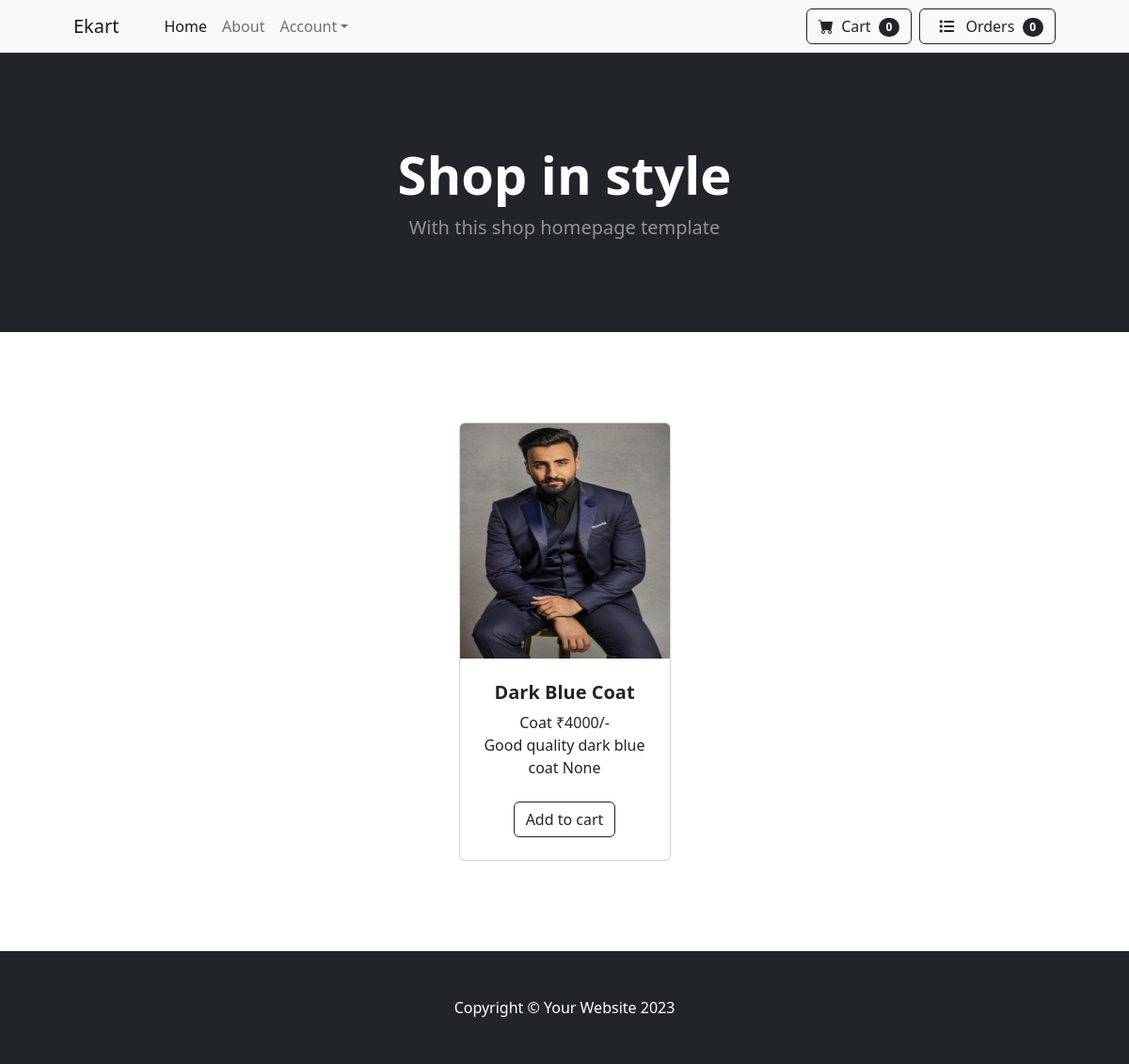
/detail/1, run on the app's committed database.
### admin_app/models.py (models this page shows, shortened)
class Products(models.Model):
    product_name = models.CharField(max_length=100)
    price = models.PositiveIntegerField()
    description = models.TextField(max_length=100)
    rating = models.PositiveIntegerField(null=True,blank=True)
    image = models.ImageField(upload_to='images')
    category = models.ForeignKey(Category,on_delete=models.CASCADE)

class Category(models.Model):
    category_name = models.CharField(max_length=100,unique=True)
    is_active = models.BooleanField(default=True)
    def __str__(self):
        return self.category_name

### user_app/views.py (the view)
# urls.py: path('detail/<int:id>',views.ProductDetailView.as_view(),name = 'detail_view'),
class ProductDetailView(DetailView):
    model = Products
    pk_url_kwarg = 'id'
    template_name = 'productdetail.html'
    context_object_name = 'product'

### user_app/context_processors.py (called while the page is built)
def cart_count(request):
    if request.user.is_authenticated:
        count = Cart.objects.filter(user = request.user,status = 'in-cart').count()
        return {'count':count}
    else:
        return {'count':0}

def order_count(request):
    if request.user.is_authenticated:
        order_count = Orders.objects.filter(user = request.user,status = 'order-placed').count()
        return {'order_count':order_count}
    else:
        return {'order_count':0}

### user_app/templates/productdetail.html
{% extends 'index.html' %}
{% block content %}
<section class="py-5">
    <div class="container px-4 px-lg-5 mt-5">
        <div class="row gx-4 gx-lg-5 row-cols-2 row-cols-md-3 row-cols-xl-4 justify-content-center">
            <div class="col mb-5">
                <div class="card h-100 w-100">
                    <img class="card-img-top" src="{{product.image.url}}" alt="..." height="250px">
                    <div class="card-body p-4">
                        <div class="text-center">
                            <h5 class="fw-bolder">{{product.product_name}}</h5>
                            {{product.category}}
                            ₹{{product.price}}/-<br>
                            {{product.description}}
                            {{product.rating}}
                        </div>
                    </div>
                    <div class="card-footer p-4 pt-0 border-top-0 bg-transparent">
                        <div class="text-center"><a class="btn btn-outline-dark mt-auto" href="{% url 'addcart_view' product.id %}">Add to cart</a></div>
                    </div>
                </div>
            </div>
        </div>
    </div>
</section>
{% endblock %}

### data on the page
Products: image (picture), product_name "Dark Blue Coat", category "Coat", price "4000", description "Good quality dark blue coat", rating "None"

### other printed values
{{ count }} "0"
{{ order_count }} "0"
